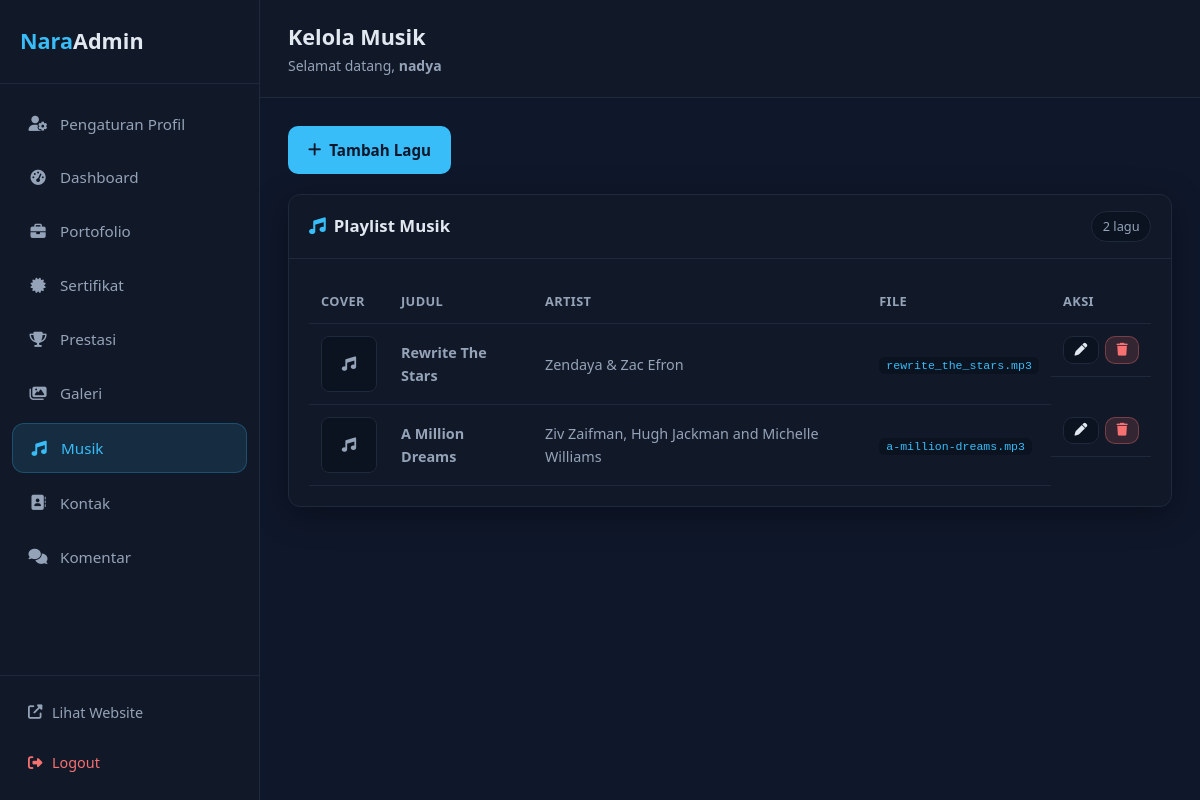
/admin/music/index.php (signed in), run on the app's committed database.
### tables this page shows
CREATE TABLE `music_tracks` (
  `id` int(10) UNSIGNED NOT NULL,
  `title` varchar(255) NOT NULL,
  `artist` varchar(255) NOT NULL,
  `audio_file` varchar(500) NOT NULL,
  `cover_image` varchar(500) DEFAULT NULL,
  `created_at` timestamp NOT NULL DEFAULT current_timestamp(),
  `updated_at` timestamp NOT NULL DEFAULT current_timestamp() ON UPDATE current_timestamp()
);

### admin/includes/init.php (called while the page is built, shortened)
<?php
function adminBaseUrl(): string
{
    static $base = null;
    if ($base !== null) {
        return $base;
    }
    $docRoot = str_replace('\\', '/', realpath($_SERVER['DOCUMENT_ROOT']) ?: '');
    $adminDir = str_replace('\\', '/', realpath(ADMIN_FS_PATH) ?: ADMIN_FS_PATH);
    $base = rtrim(str_replace($docRoot, '', $adminDir), '/');
    return $base;
}
function adminUrl(string $path = ''): string
{
    $path = ltrim($path, '/');
    $base = adminBaseUrl();
    return $path === '' ? $base : $base . '/' . $path;
}

### includes/functions.php (called while the page is built, shortened)
<?php
function e(?string $value): string
{
    return htmlspecialchars((string) $value, ENT_QUOTES, 'UTF-8');
}

### includes/music.php (called while the page is built, shortened)
<?php
function getAllMusicTracks(): array
{
    $pdo = getDBConnection();
    $stmt = $pdo->query('SELECT * FROM music_tracks ORDER BY id ASC');
    return $stmt->fetchAll();
}

### admin/music/index.php (the view, shortened to what this page needs)
<?php
require_once dirname(__DIR__) . '/includes/init.php';
$tracks = getAllMusicTracks();
require dirname(__DIR__) . '/partials/layout-start.php';
?>
<div class="page-actions">
    <a href="<?= e(adminUrl('music/create.php')) ?>" class="btn btn-primary">
        <i class="fas fa-plus"></i> Tambah Lagu
    </a>
</div>
<div class="panel-card">
    <div class="panel-header panel-header-flex">
        <h2><i class="fas fa-music"></i> Playlist Musik</h2>
        <span class="badge-count"><?= count($tracks) ?> lagu</span>
    </div>
    <div class="panel-body table-responsive">
        <?php if ($tracks === []): ?>
            <p class="text-muted">Belum ada lagu di playlist.</p>
        <?php else: ?>
            <table class="admin-table">
                <thead>
                    <tr>
                        <th>Cover</th>
                        <th>Judul</th>
                        <th>Artist</th>
                        <th>File</th>
                        <th>Aksi</th>
                    </tr>
                </thead>
                <tbody>
                    <?php foreach ($tracks as $track): ?>
                    <tr>
                        <td>
                            <?php if ($track['cover_image']): ?>
                                <img src="<?= e('../../' . ltrim((string)$track['cover_image'], '/')) ?>" alt="" class="table-thumb">
                            <?php else: ?>
                                <div class="table-thumb" style="display:flex;align-items:center;justify-content:center;background:var(--admin-bg-alt);">
                                    <i class="fas fa-music text-muted"></i>
                                </div>
                            <?php endif; ?>
                        </td>
                        <td><strong><?= e((string)$track['title']) ?></strong></td>
                        <td><?= e((string)$track['artist']) ?></td>
                        <td class="small"><code><?= basename((string)$track['audio_file']) ?></code></td>
                        <td class="table-actions">
                            <a href="<?= e(adminUrl('music/edit.php?id=' . (int)$track['id'])) ?>" class="btn btn-sm btn-secondary">
                                <i class="fas fa-pen"></i>
                            </a>
                            <form method="post" action="<?= e(adminUrl('music/delete.php')) ?>" class="inline-form" onsubmit="return confirm('Hapus lagu ini?');">
                                <button type="submit" class="btn btn-sm btn-danger">
                                    <i class="fas fa-trash"></i>
                                </button>
                            </form>
                        </td>
                    </tr>
                    <?php endforeach; ?>
                </tbody>
            </table>
        <?php endif; ?>
    </div>
</div>
<?php require dirname(__DIR__) . '/partials/layout-end.php'; ?>

### admin/assets/css/admin.css (style rules this page uses)
:root { --admin-bg: #0f172a; --admin-bg-alt: #0b1220; --admin-card: #111827; --admin-card-hover: #1a2332; --admin-border: #1e293b; --admin-text: #e2e8f0; --admin-muted: #94a3b8; --admin-accent: #38bdf8; --admin-accent-hover: #0ea5e9; --admin-danger: #f87171; --admin-success: #4ade80; --admin-sidebar-w: 260px; --admin-radius: 12px; --admin-shadow: 0 8px 32px rgba(0, 0, 0, 0.35); --admin-font: 'Segoe UI', system-ui, -apple-system, sans-serif; }
*, *::before, *::after { box-sizing: border-box; margin: 0; padding: 0; }
html { font-size: 16px; }
body.admin-body { font-family: var(--admin-font); background: var(--admin-bg); color: var(--admin-text); line-height: 1.6; min-height: 100vh; }
a { color: var(--admin-accent); text-decoration: none; transition: color 0.2s; }
code { background: var(--admin-bg-alt); padding: 0.15rem 0.45rem; border-radius: 6px; font-size: 0.85em; color: var(--admin-accent); }
.panel-card { background: var(--admin-card); border: 1px solid var(--admin-border); border-radius: var(--admin-radius); margin-bottom: 1.25rem; box-shadow: var(--admin-shadow); overflow: hidden; }
.panel-header { padding: 1rem 1.25rem; border-bottom: 1px solid var(--admin-border); }
.panel-header h2 { font-size: 1.05rem; font-weight: 600; display: flex; align-items: center; gap: 0.5rem; }
.panel-header h2 i { color: var(--admin-accent); }
.panel-body { padding: 1.25rem; color: var(--admin-muted); }
.text-muted { color: var(--admin-muted); }
.btn { display: inline-flex; align-items: center; justify-content: center; gap: 0.5rem; padding: 0.75rem 1.25rem; border: none; border-radius: 10px; font-size: 0.95rem; font-weight: 600; font-family: inherit; cursor: pointer; transition: background 0.2s, transform 0.15s; }
.btn-primary { background: var(--admin-accent); color: #0f172a; }
.page-actions { margin-bottom: 1.25rem; }
.panel-header-flex { display: flex; align-items: center; justify-content: space-between; gap: 1rem; }
.badge-count { font-size: 0.8rem; background: var(--admin-bg-alt); border: 1px solid var(--admin-border); padding: 0.25rem 0.65rem; border-radius: 999px; color: var(--admin-muted); }
.table-responsive { overflow-x: auto; }
.admin-table { width: 100%; border-collapse: collapse; font-size: 0.9rem; }
.admin-table th, .admin-table td { padding: 0.75rem; border-bottom: 1px solid var(--admin-border); text-align: left; vertical-align: middle; }
.admin-table th { color: var(--admin-muted); font-weight: 600; font-size: 0.8rem; text-transform: uppercase; letter-spacing: 0.03em; }
.table-thumb { width: 56px; height: 56px; object-fit: cover; border-radius: 8px; border: 1px solid var(--admin-border); }
.table-actions { display: flex; gap: 0.4rem; align-items: center; }
.inline-form { display: inline; }
.btn-sm { padding: 0.4rem 0.65rem; font-size: 0.8rem; }
.btn-secondary { background: var(--admin-bg-alt); color: var(--admin-text); border: 1px solid var(--admin-border); }
.btn-danger { background: rgba(248, 113, 113, 0.15); color: var(--admin-danger); border: 1px solid rgba(248, 113, 113, 0.35); }
.small { font-size: 0.85rem; }

### data on the page
music_tracks: title "Rewrite The Stars", artist "Zendaya & Zac Efron", audio_file "rewrite_the_stars.mp3"
music_tracks: title "A Million Dreams", artist "Ziv Zaifman, Hugh Jackman and Michelle Williams", audio_file "a-million-dreams.mp3"

### other printed values
$menuItem['label'] "Pengaturan Profil"
$menuItem['label'] "Dashboard"
$menuItem['label'] "Portofolio"
$menuItem['label'] "Sertifikat"
$menuItem['label'] "Prestasi"
$menuItem['label'] "Galeri"
$menuItem['label'] "Musik"
$menuItem['label'] "Kontak"
$menuItem['label'] "Komentar"
$pageTitle "Kelola Musik"
currentAdminUsername() "nadya"
count($tracks) "2"
